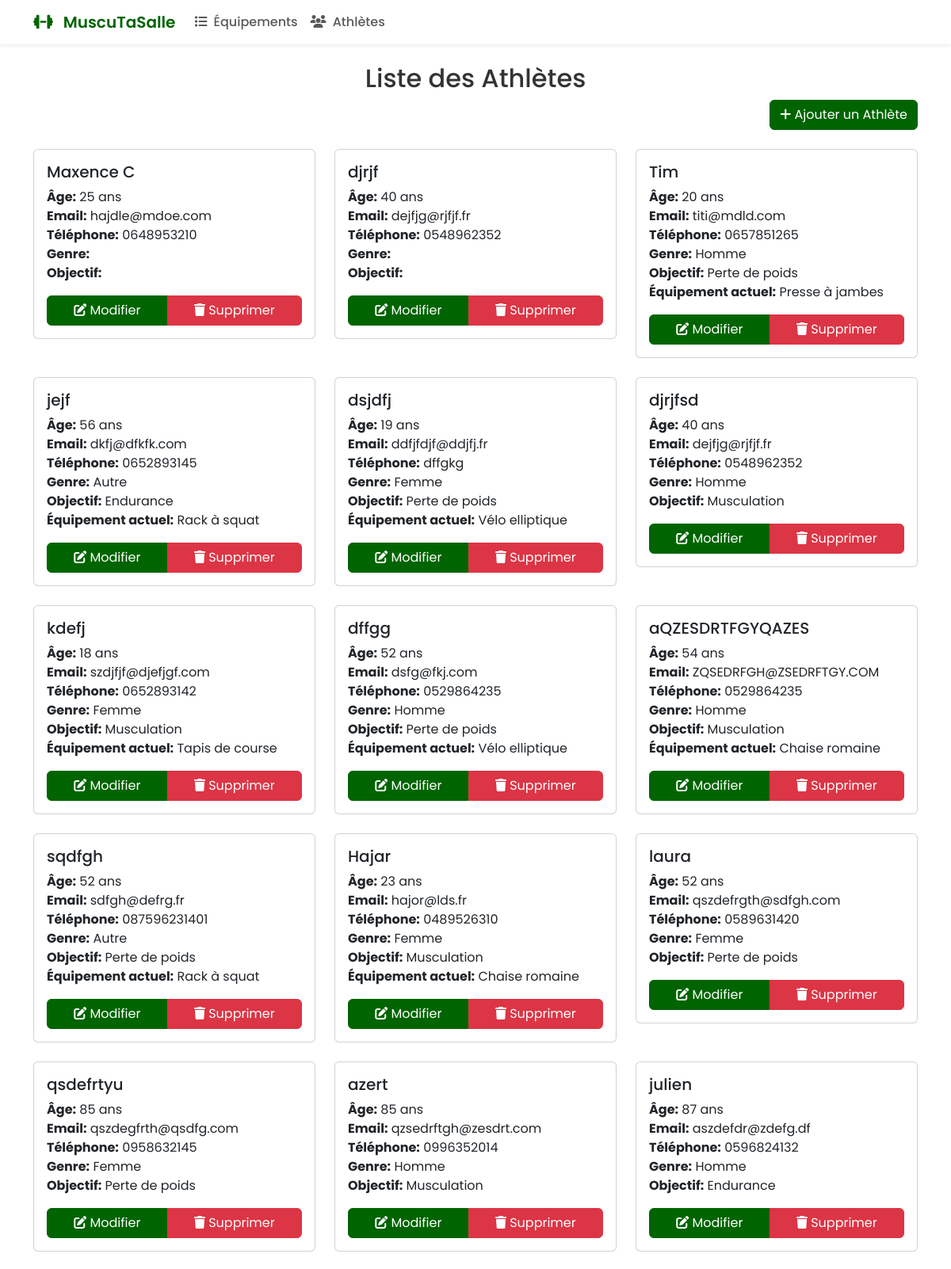
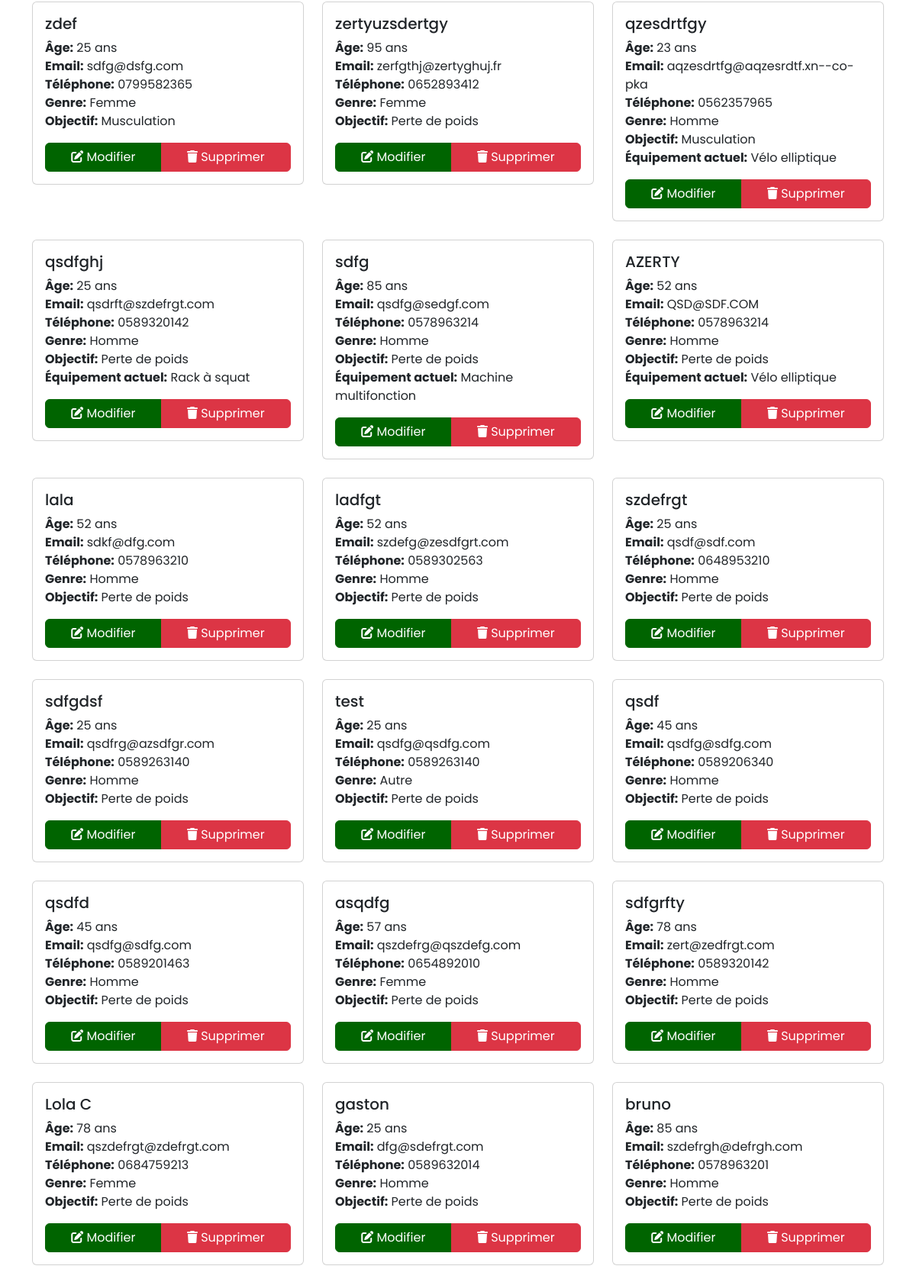
Page /athletes/ (upper part) on the committed database (2 pictures, top to bottom).
### blog/models.py (models this page shows, shortened)
class Athlete(models.Model):
    name = models.CharField(max_length=100, primary_key=True)
    GENDER_CHOICES = [
        ('M', 'Homme'),
        ('F', 'Femme'),
        ('O', 'Autre'),
    ]
    current_equipment = models.ForeignKey(
        'Equipment',
        on_delete=models.SET_NULL,
        null=True,
        blank=True,
        related_name='users'
    )
    gender = models.CharField(max_length=1, choices=GENDER_CHOICES)
    equipment_reservation_time = models.DateTimeField(null=True, blank=True)
    objective = models.CharField(max_length=100, blank=True)
    is_using_machine = models.BooleanField(default=False)
    created_at = models.DateTimeField(default=timezone.now)
    email = models.EmailField(null=True, blank=True)
    age = models.IntegerField(default=0)
    phone_number = models.CharField(max_length=15, blank=True, null=True)

class Equipment(models.Model):
    name = models.CharField(max_length=100)
    description = models.TextField(null=True, blank=True)
    image = models.ImageField(upload_to='equipment_images/', blank=True, null=True)
    status_choices = [
        ('libre', 'Libre'),
        ('occupé', 'Occupé'),
        ('réservé', 'Réservé'),
    ]
    status = models.CharField(max_length=10, choices=status_choices, default='libre')
    reservation_datetime = models.DateTimeField(blank=True, null=True)
    reserved_by = models.ForeignKey(User, on_delete=models.SET_NULL, blank=True, null=True)
    category = models.CharField(
        max_length=50,
        choices=[('cardio', 'Cardio'), ('musculation', 'Musculation')]
    )

### blog/views.py (the view, shortened to what this page needs)
# urls.py: path('athletes/', views.athlete_list, name='athlete_list'),
def athlete_list(request):
    athletes = Athlete.objects.all()
    all_equipments = Equipment.objects.filter(status='libre')
    return render(request, 'blog/athlete_list.html', {
        'athletes': athletes,
        'all_equipments': all_equipments,
    })

### blog/templates/blog/athlete_list.html (shortened to what this page needs)
{% extends "base.html" %}
{% load static %}
{% block content %}
<div class="container">
    <div class="row mb-4">
        <div class="col-12">
            <h2 class="text-center">Liste des Athlètes</h2>
            <button type="button" class="btn btn-primary float-end" id="showAddAthleteForm">
                <i class="fas fa-plus"></i> Ajouter un Athlète
            </button>
        </div>
    </div>
    <div class="row" id="athletesList">
        {% for athlete in athletes %}
        <div class="col-md-4 mb-4">
            <div class="card">
                <div class="card-body">
                    <h5 class="card-title">{{ athlete.name }}</h5>
                    <p class="card-text">
                        <strong>Âge:</strong> {{ athlete.age }} ans<br>
                        <strong>Email:</strong> {{ athlete.email }}<br>
                        <strong>Téléphone:</strong> {{ athlete.phone_number }}<br>
                        <strong>Genre:</strong> {{ athlete.get_gender_display }}<br>
                        <strong>Objectif:</strong> {{ athlete.objective }}<br>
                        {% if athlete.current_equipment %}
                        <strong>Équipement actuel:</strong> {{ athlete.current_equipment.name }}<br>
                        {% endif %}
                    </p>
                    <div class="btn-group w-100">
                        <button type="button" class="btn btn-primary edit-athlete"
                                data-athlete-id="{{ athlete.id }}"
                                data-name="{{ athlete.name }}"
                                data-email="{{ athlete.email }}"
                                data-phone="{{ athlete.phone_number }}"
                                data-age="{{ athlete.age }}"
                                data-gender="{{ athlete.gender }}"
                                data-objective="{{ athlete.objective }}"
                                data-current-equipment="{{ athlete.current_equipment.id|default:'' }}"
                                data-reservation-equipment="{{ athlete.reservation_equipment.id|default:'' }}"
                                data-reservation-date="{{ athlete.reservation_date|date:'Y-m-d'|default:'' }}"
                                data-reservation-time="{{ athlete.reservation_time|time:'H:i'|default:'' }}">
                            <i class="fas fa-edit"></i> Modifier
                        </button>
                        <button type="button" class="btn btn-danger delete-athlete"
                                data-athlete-id="{{ athlete.id }}">
                            <i class="fas fa-trash"></i> Supprimer
                        </button>
                    </div>
                </div>
            </div>
        </div>
        {% endfor %}
    </div>
</div>
{% endblock %}

### blog/templates/base.html (shortened to what this page needs)
<html lang="fr">
<head>
    <link href="https://cdn.jsdelivr.net/npm/bootstrap@5.3.0/dist/css/bootstrap.min.css" rel="stylesheet">
    <link href="https://cdnjs.cloudflare.com/ajax/libs/font-awesome/6.4.0/css/all.min.css" rel="stylesheet">
</head>
<body>
    <nav class="navbar navbar-expand-lg navbar-light bg-white shadow-sm fixed-top">
        <div class="container">
            <a class="navbar-brand" href="{% url 'home' %}">
                <i class="fas fa-dumbbell me-2"></i>
                MuscuTaSalle
            </a>
            <div class="collapse navbar-collapse" id="navbarNav">
                <ul class="navbar-nav me-auto">
                    <li class="nav-item">
                        <a class="nav-link" href="{% url 'equipment_list' %}">
                            <i class="fas fa-list me-1"></i> Équipements
                        </a>
                    </li>
                    <li class="nav-item">
                        <a class="nav-link" href="{% url 'athlete_list' %}">
                            <i class="fas fa-users me-1"></i> Athlètes
                        </a>
                    </li>
                </ul>
            </div>
        </div>
    </nav>
    <main>
        {% block content %}{% endblock %}
    </main>
</body>
</html>

### blog/templates/base.html (style rules this page uses)
:root { --primary-color: #006400; --secondary-color: #007bff; --text-color: #333333; --background-color: #f1f1f1; --nav-height: 60px; }
body { font-family: 'Poppins', sans-serif; color: var(--text-color); min-height: 100vh; display: flex; flex-direction: column; }
.navbar-brand { font-weight: 600; color: var(--primary-color) !important; }
.nav-link { font-weight: 500; transition: color 0.3s ease; }
main { flex: 1; padding: calc(var(--nav-height) + 20px) 0 20px; }
.btn-primary { background-color: var(--primary-color); border-color: var(--primary-color); }

### rows in the picture
Athlete: name "Maxence C", age "25", email "hajdle@mdoe.com", phone_number "0648953210"
Athlete: name "djrjf", age "40", email "dejfjg@rjfjf.fr", phone_number "0548962352"
Athlete: name "Tim", age "20", email "titi@mdld.com", phone_number "0657851265", gender "Homme", objective "Perte de poids", current_equipment.name "Presse à jambes"
Athlete: name "jejf", age "56", email "dkfj@dfkfk.com", phone_number "0652893145", gender "Autre", objective "Endurance", current_equipment.name "Rack à squat"
Athlete: name "dsjdfj", age "19", email "ddfjfdjf@ddjfj.fr", phone_number "dffgkg", gender "Femme", objective "Perte de poids", current_equipment.name "Vélo elliptique"
Athlete: name "djrjfsd", age "40", email "dejfjg@rjfjf.fr", phone_number "0548962352", gender "Homme", objective "Musculation"
Athlete: name "kdefj", age "18", email "szdjfjf@djefjgf.com", phone_number "0652893142", gender "Femme", objective "Musculation", current_equipment.name "Tapis de course"
Athlete: name "dffgg", age "52", email "dsfg@fkj.com", phone_number "0529864235", gender "Homme", objective "Perte de poids", current_equipment.name "Vélo elliptique"
Athlete: name "aQZESDRTFGYQAZES", age "54", email "ZQSEDRFGH@ZSEDRFTGY.COM", phone_number "0529864235", gender "Homme", objective "Musculation", current_equipment.name "Chaise romaine"
Athlete: name "sqdfgh", age "52", email "sdfgh@defrg.fr", phone_number "087596231401", gender "Autre", objective "Perte de poids", current_equipment.name "Rack à squat"
Athlete: name "Hajar", age "23", email "hajor@lds.fr", phone_number "0489526310", gender "Femme", objective "Musculation", current_equipment.name "Chaise romaine"
Athlete: name "laura", age "52", email "qszdefrgth@sdfgh.com", phone_number "0589631420", gender "Femme", objective "Perte de poids"
Athlete: name "qsdefrtyu", age "85", email "qszdegfrth@qsdfg.com", phone_number "0958632145", gender "Femme", objective "Perte de poids"
Athlete: name "azert", age "85", email "qzsedrftgh@zesdrt.com", phone_number "0996352014", gender "Homme", objective "Musculation"
Athlete: name "julien", age "87", email "aszdefdr@zdefg.df", phone_number "0596824132", gender "Homme", objective "Endurance"
Athlete: name "zdef", age "25", email "sdfg@dsfg.com", phone_number "0799582365", gender "Femme", objective "Musculation"
Athlete: name "zertyuzsdertgy", age "95", email "zerfgthj@zertyghuj.fr", phone_number "0652893412", gender "Femme", objective "Perte de poids"
Athlete: name "qzesdrtfgy", age "23", email "aqzesdrtfg@aqzesrdtf.xn--co-pka", phone_number "0562357965", gender "Homme", objective "Musculation", current_equipment.name "Vélo elliptique"
Athlete: name "qsdfghj", age "25", email "qsdrft@szdefrgt.com", phone_number "0589320142", gender "Homme", objective "Perte de poids", current_equipment.name "Rack à squat"
Athlete: name "sdfg", age "85", email "qsdfg@sedgf.com", phone_number "0578963214", gender "Homme", objective "Perte de poids", current_equipment.name "Machine multifonction"
Athlete: name "AZERTY", age "52", email "QSD@SDF.COM", phone_number "0578963214", gender "Homme", objective "Perte de poids", current_equipment.name "Vélo elliptique"
Athlete: name "lala", age "52", email "sdkf@dfg.com", phone_number "0578963210", gender "Homme", objective "Perte de poids"
Athlete: name "ladfgt", age "52", email "szdefg@zesdfgrt.com", phone_number "0589302563", gender "Homme", objective "Perte de poids"
Athlete: name "szdefrgt", age "25", email "qsdf@sdf.com", phone_number "0648953210", gender "Homme", objective "Perte de poids"
Athlete: name "sdfgdsf", age "25", email "qsdfrg@azsdfgr.com", phone_number "0589263140", gender "Homme", objective "Perte de poids"
Athlete: name "test", age "25", email "qsdfg@qsdfg.com", phone_number "0589263140", gender "Autre", objective "Perte de poids"
Athlete: name "qsdf", age "45", email "qsdfg@sdfg.com", phone_number "0589206340", gender "Homme", objective "Perte de poids"
Athlete: name "qsdfd", age "45", email "qsdfg@sdfg.com", phone_number "0589201463", gender "Homme", objective "Perte de poids"
Athlete: name "asqdfg", age "57", email "qszdefrg@qszdefg.com", phone_number "0654892010", gender "Femme", objective "Perte de poids"
Athlete: name "sdfgrfty", age "78", email "zert@zedfrgt.com", phone_number "0589320142", gender "Homme", objective "Perte de poids"
Athlete: name "Lola C", age "78", email "qszdefrgt@zdefrgt.com", phone_number "0684759213", gender "Femme", objective "Perte de poids"
Athlete: name "gaston", age "25", email "dfg@sdefrgt.com", phone_number "0589632014", gender "Homme", objective "Perte de poids"
Athlete: name "bruno", age "85", email "szdefrgh@defrgh.com", phone_number "0578963201", gender "Homme", objective "Perte de poids"
